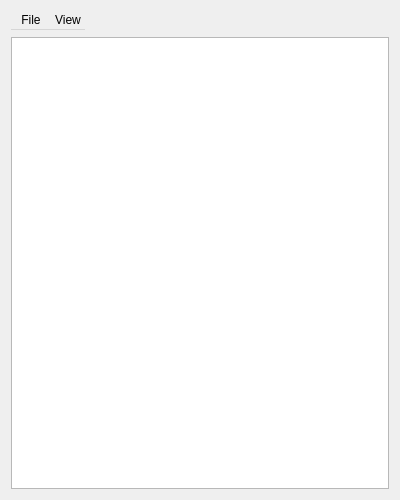
<?xml version="1.0" encoding="UTF-8"?>
<ui version="4.0">
 <class>WADDescViewer</class>
 <widget class="QDialog" name="WADDescViewer">
  <property name="geometry">
   <rect>
    <x>0</x>
    <y>0</y>
    <width>400</width>
    <height>500</height>
   </rect>
  </property>
  <property name="windowTitle">
   <string>Dialog</string>
  </property>
  <layout class="QVBoxLayout" name="verticalLayout">
   <item>
    <layout class="QHBoxLayout" name="horizontalLayout">
     <item>
      <widget class="QMenuBar" name="menuBar">
       <property name="sizePolicy">
        <sizepolicy hsizetype="Minimum" vsizetype="Fixed">
         <horstretch>0</horstretch>
         <verstretch>0</verstretch>
        </sizepolicy>
       </property>
       <property name="nativeMenuBar">
        <bool>false</bool>
       </property>
       <widget class="QMenu" name="viewMenu">
        <property name="title">
         <string>View</string>
        </property>
        <addaction name="wrapLinesAction"/>
       </widget>
       <widget class="QMenu" name="fileMenu">
        <property name="title">
         <string>File</string>
        </property>
        <addaction name="closeAction"/>
       </widget>
       <addaction name="fileMenu"/>
       <addaction name="viewMenu"/>
      </widget>
     </item>
     <item>
      <spacer name="horizontalSpacer">
       <property name="orientation">
        <enum>Qt::Horizontal</enum>
       </property>
       <property name="sizeHint" stdset="0">
        <size>
         <width>40</width>
         <height>20</height>
        </size>
       </property>
      </spacer>
     </item>
    </layout>
   </item>
   <item>
    <widget class="QTextEdit" name="textEdit"/>
   </item>
  </layout>
  <action name="closeAction">
   <property name="text">
    <string>Close</string>
   </property>
   <property name="menuRole">
    <enum>QAction::QuitRole</enum>
   </property>
  </action>
  <action name="wrapLinesAction">
   <property name="checkable">
    <bool>true</bool>
   </property>
   <property name="text">
    <string>Wrap lines</string>
   </property>
   <property name="shortcut">
    <string>Ctrl+W</string>
   </property>
   <property name="menuRole">
    <enum>QAction::PreferencesRole</enum>
   </property>
  </action>
 </widget>
 <resources/>
 <connections/>
</ui>
